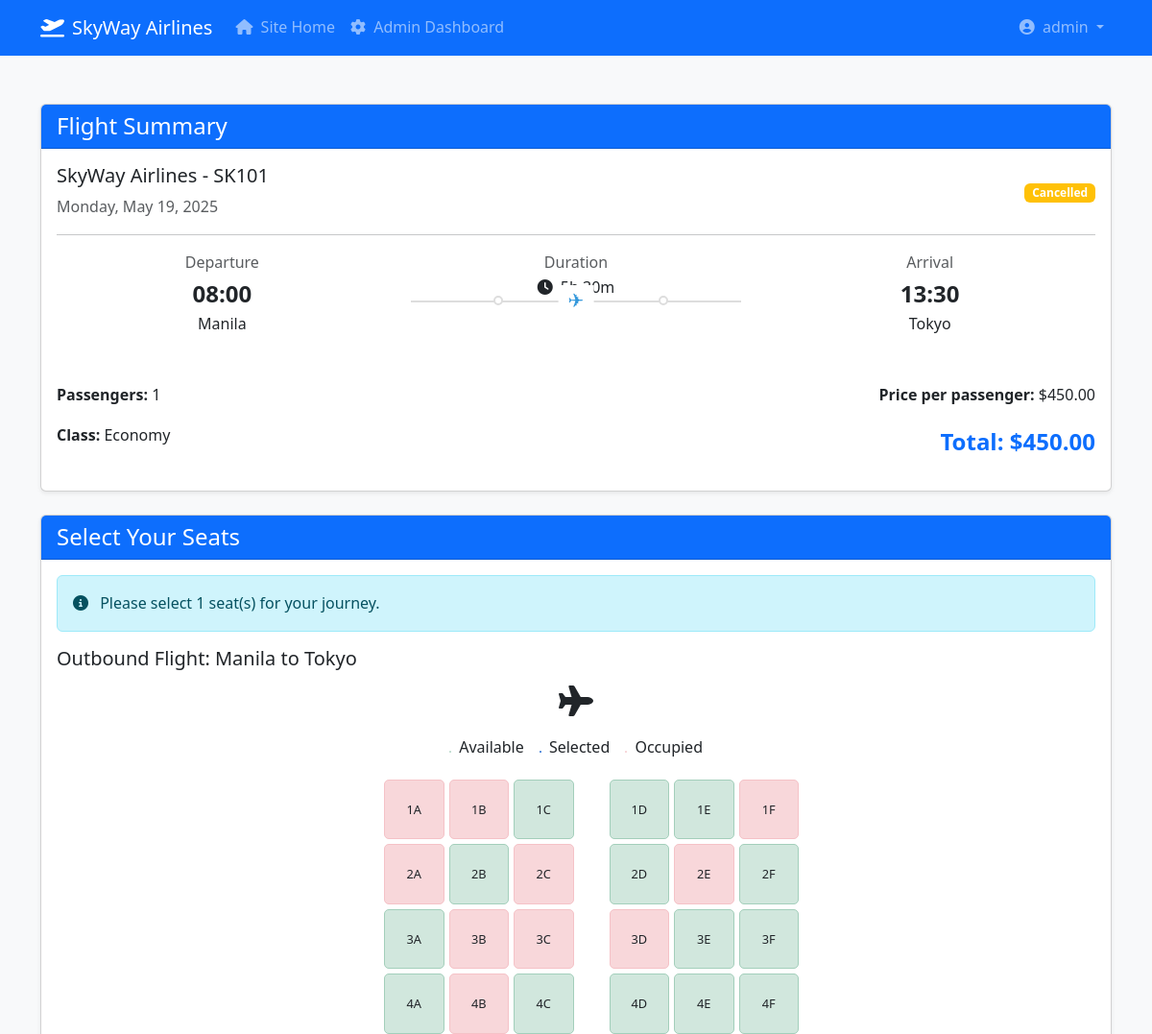
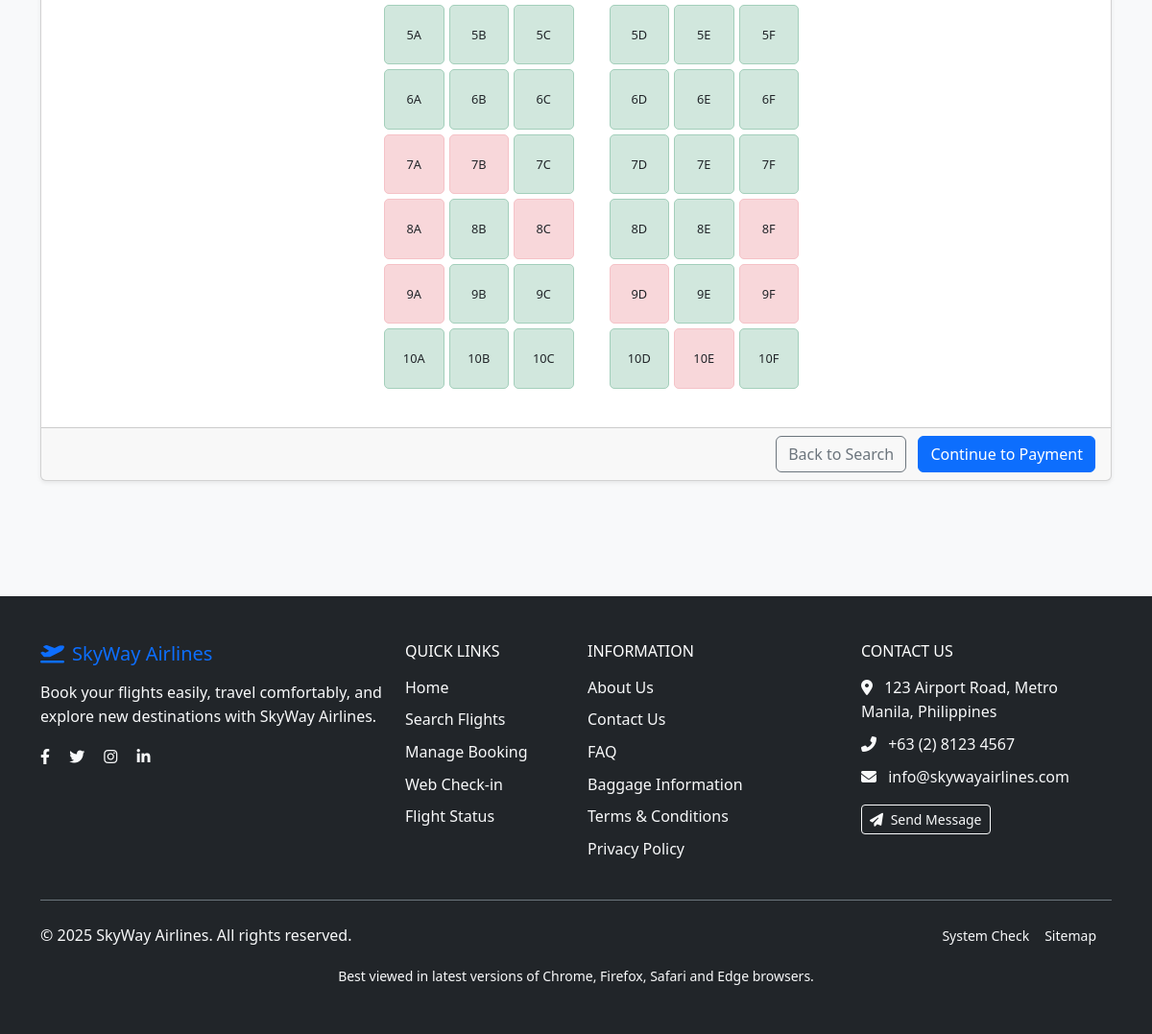
Page /booking/select.php?flight_id=1 (signed in) on the committed database (2 pictures, top to bottom).
### tables this page shows
CREATE TABLE `flights` (
  `flight_id` int(11) NOT NULL,
  `flight_number` varchar(20) NOT NULL,
  `aircraft` varchar(100) DEFAULT NULL,
  `airline` varchar(100) NOT NULL,
  `departure_city` varchar(100) NOT NULL,
  `departure_airport` varchar(100) DEFAULT NULL,
  `arrival_city` varchar(100) NOT NULL,
  `arrival_airport` varchar(100) DEFAULT NULL,
  `departure_time` datetime NOT NULL,
  `arrival_time` datetime NOT NULL,
  `duration` varchar(20) NOT NULL,
  `price` decimal(10,2) NOT NULL,
  `base_price` decimal(10,2) DEFAULT NULL,
  `seats_available` int(11) NOT NULL DEFAULT 180,
  `economy_seats` int(11) DEFAULT 150,
  `business_seats` int(11) DEFAULT 20,
  `first_class_seats` int(11) DEFAULT 10,
  `total_seats` int(11) NOT NULL DEFAULT 180,
  `available_seats` int(11) NOT NULL,
  `status` enum('scheduled','delayed','cancelled','boarding','departed','arrived') DEFAULT 'scheduled',
  `created_at` timestamp NOT NULL DEFAULT current_timestamp(),
  `updated_at` timestamp NOT NULL DEFAULT current_timestamp() ON UPDATE current_timestamp()
);

### booking/select.php (the view, shortened to what this page needs)
<?php
require_once '../db/db_config.php';
$flight = null;
$flight_id = $_GET['flight_id'];
$passengers = isset($_GET['passengers']) ? intval($_GET['passengers']) : 1;
$class = isset($_GET['class']) ? $_GET['class'] : 'economy';
$stmt = $conn->prepare("SELECT * FROM flights WHERE flight_id = ?");
$stmt->bind_param("i", $flight_id);
$stmt->execute();
$result = $stmt->get_result();
if ($result->num_rows > 0) {
    $flight = $result->fetch_assoc();
} else {
    $error = "Flight not found";
}
$price_multiplier = 1;
switch ($class) {
    default:
        $price_multiplier = 1;
}
$total_fare = $flight ? $flight['price'] * $price_multiplier * $passengers : 0;
function getOccupiedSeats() {
    $occupied = array();
    $random_count = rand(10, 30);
    for ($i = 0; $i < $random_count; $i++) {
        $row = rand(1, 10);
        $col = chr(rand(65, 70));
        $occupied[] = $row . $col;
    }
    return $occupied;
}
$occupied_seats = getOccupiedSeats();
?>
<!DOCTYPE html>
<html lang="en">
<head>
    <link href="https://cdn.jsdelivr.net/npm/bootstrap@5.3.6/dist/css/bootstrap.min.css" rel="stylesheet">
    <link rel="stylesheet" href="https://cdnjs.cloudflare.com/ajax/libs/font-awesome/6.4.0/css/all.min.css">
    <link rel="stylesheet" href="../assets/css/style.css">
</head>
<body class="bg-light">
    <?php include '../includes/navbar.php'; ?>
    <div class="container py-5">
        <?php if ($flight): ?>
            <div class="card shadow-sm mb-4">
                <div class="card-header bg-primary text-white">
                    <h4 class="mb-0">Flight Summary</h4>
                </div>
                <div class="card-body">
                    <div class="row">
                        <div class="col-md-12 mb-4">
                            <div class="d-flex justify-content-between align-items-center">
                                <div>
                                    <h5><?php echo htmlspecialchars($flight['airline']); ?> - <?php echo htmlspecialchars($flight['flight_number']); ?></h5>
                                    <div class="text-muted"><?php echo date('l, F j, Y', strtotime($flight['departure_time'])); ?></div>
                                </div>
                                <div>
                                    <span class="badge bg-<?php echo $flight['status'] === 'scheduled' ? 'success' : 'warning'; ?>">
                                        <?php echo ucfirst(htmlspecialchars($flight['status'])); ?>
                                    </span>
                                </div>
                            </div>
                            <hr>
                            <div class="row">
                                <div class="col-md-4">
                                    <div class="text-center">
                                        <div class="text-muted">Departure</div>
                                        <div class="fs-4 fw-bold"><?php echo date('H:i', strtotime($flight['departure_time'])); ?></div>
                                        <div><?php echo htmlspecialchars($flight['departure_city']); ?></div>
                                    </div>
                                </div>
                                <div class="col-md-4">
                                    <div class="text-center">
                                        <div class="text-muted">Duration</div>
                                        <div><i class="fas fa-clock me-1"></i> <?php echo htmlspecialchars($flight['duration']); ?></div>
                                        <div class="flight-route">
                                            <div class="flight-dots"></div>
                                            <div class="flight-dots right"></div>
                                        </div>
                                    </div>
                                </div>
                                <div class="col-md-4">
                                    <div class="text-center">
                                        <div class="text-muted">Arrival</div>
                                        <div class="fs-4 fw-bold"><?php echo date('H:i', strtotime($flight['arrival_time'])); ?></div>
                                        <div><?php echo htmlspecialchars($flight['arrival_city']); ?></div>
                                    </div>
                                </div>
                            </div>
                        </div>
                    </div>
                    <div class="row mt-4">
                        <div class="col-md-6">
                            <p><strong>Passengers:</strong> <?php echo $passengers; ?></p>
                            <p><strong>Class:</strong> <?php echo ucfirst($class); ?></p>
                        </div>
                        <div class="col-md-6 text-md-end">
                            <p><strong>Price per passenger:</strong> $<?php echo number_format($flight['price'] * $price_multiplier, 2); ?></p>
                            <p class="fs-4 fw-bold text-primary">Total: $<?php echo number_format($total_fare, 2); ?></p>
                        </div>
                    </div>
                </div>
            </div>
            <form action="<?php echo htmlspecialchars($_SERVER["PHP_SELF"] . "?" . $_SERVER["QUERY_STRING"]); ?>" method="post">
                <div class="card shadow-sm mb-4">
                    <div class="card-header bg-primary text-white">
                        <h4 class="mb-0">Select Your Seats</h4>
                    </div>
                    <div class="card-body">
                        <div class="alert alert-info">
                            <i class="fas fa-info-circle me-2"></i> Please select <?php echo $passengers; ?> seat(s) for your journey.
                        </div>
                        <h5 class="mb-3">Outbound Flight: <?php echo htmlspecialchars($flight['departure_city']); ?> to <?php echo htmlspecialchars($flight['arrival_city']); ?></h5>
                        <div class="seat-selection-container mb-4">
                            <div class="text-center mb-3">
                                <div class="plane-header">
                                    <i class="fas fa-plane fa-2x"></i>
                                </div>
                            </div>
                            <div class="d-flex justify-content-center mb-3">
                                <div class="seat-legend me-3">
                                    <div class="seat available d-inline-block me-1"></div> Available
                                </div>
                                <div class="seat-legend me-3">
                                    <div class="seat selected d-inline-block me-1"></div> Selected
                                </div>
                                <div class="seat-legend">
                                    <div class="seat occupied d-inline-block me-1"></div> Occupied
                                </div>
                            </div>
                            <div class="seat-map">
                                <?php for ($row = 1; $row <= 10; $row++): ?>
                                    <?php for ($col = 'A'; $col <= 'F'; $col++): ?>
                                        <?php
                                        $seat_id = $row . $col;
                                        $seat_class = 'available';
                                        if (in_array($seat_id, $occupied_seats)) {
                                            $seat_class = 'occupied';
                                        }
                                        if ($col == 'C' || $col == 'D') {
                                            $margin_class = $col == 'C' ? 'me-3' : 'ms-3';
                                        } else {
                                            $margin_class = '';
                                        }
                                        ?>
                                        <div class="seat <?php echo $seat_class . ' ' . $margin_class; ?>" data-seat="<?php echo $seat_id; ?>">
                                            <?php echo $seat_id; ?>
                                        </div>
                                    <?php endfor; ?>
                                <?php endfor; ?>
                            </div>
                        </div>
                    </div>
                    <div class="card-footer text-end">
                        <a href="../flights/search.php" class="btn btn-outline-secondary me-2">Back to Search</a>
                        <button type="submit" class="btn btn-primary">Continue to Payment</button>
                    </div>
                </div>
            </form>
        <?php else: ?>
            <div class="alert alert-danger">
                <i class="fas fa-exclamation-circle me-2"></i> Flight not found. <a href="../flights/search.php" class="alert-link">Return to search</a>.
            </div>
        <?php endif; ?>
    </div>
    <?php include '../includes/footer.php'; ?>
</body>
</html>

### assets/css/style.css (style rules this page uses)
:root { --primary-color: #3498db; --secondary-color: #2980b9; --dark-color: #2c3e50; --light-color: #ecf0f1; --success-color: #2ecc71; --warning-color: #f39c12; --danger-color: #e74c3c; }
body { font-family: 'Segoe UI', Tahoma, Geneva, Verdana, sans-serif; color: #333; line-height: 1.6; }
.flight-route { position: relative; padding: 0 30px; }
.flight-route:before { content: ''; position: absolute; top: 50%; left: 0; right: 0; height: 2px; background-color: #ddd; z-index: 1; }
.flight-route:after { content: '✈'; position: absolute; top: 50%; left: 50%; transform: translate(-50%, -50%); font-size: 20px; color: var(--primary-color); background-color: white; padding: 0 10px; z-index: 2; }
.flight-dots { position: absolute; top: 50%; left: 25%; transform: translateY(-50%); width: 10px; height: 10px; background-color: white; border: 2px solid #ddd; border-radius: 50%; z-index: 2; }
.flight-dots.right { left: 75%; }
.seat-map { display: grid; grid-template-columns: repeat(6, 1fr); gap: 5px; margin: 20px auto; max-width: 400px; }
.seat { aspect-ratio: 1; display: flex; align-items: center; justify-content: center; background-color: #f8f9fa; border: 1px solid #ddd; border-radius: 5px; cursor: pointer; font-size: 0.8rem; }
.seat.available { background-color: #d1e7dd; border-color: #a3cfbb; }
.seat.selected { background-color: #0d6efd; border-color: #0a58ca; color: white; }
.seat.occupied { background-color: #f8d7da; border-color: #f5c2c7; cursor: not-allowed; }

### includes/navbar.php (style rules this page uses)
body { overflow-x: hidden; }

### rows in the picture
flights: airline "SkyWay Airlines", flight_number "SK101", departure_time "Monday, May 19, 2025", status "Cancelled", departure_time "08:00", departure_city "Manila", duration "5h 30m", arrival_time "13:30", arrival_city "Tokyo", $flight['price']*$price_multiplier "450.00", price "450.00"

### other values in the picture
$_SESSION['username'] "admin"
$passengers "1"
$class "Economy"
$seat_id "1A"
$seat_id "1B"
$seat_id "1C"
$seat_id "1D"
$seat_id "1E"
$seat_id "1F"
$seat_id "2A"
$seat_id "2B"
$seat_id "2C"
$seat_id "2D"
$seat_id "2E"
$seat_id "2F"
